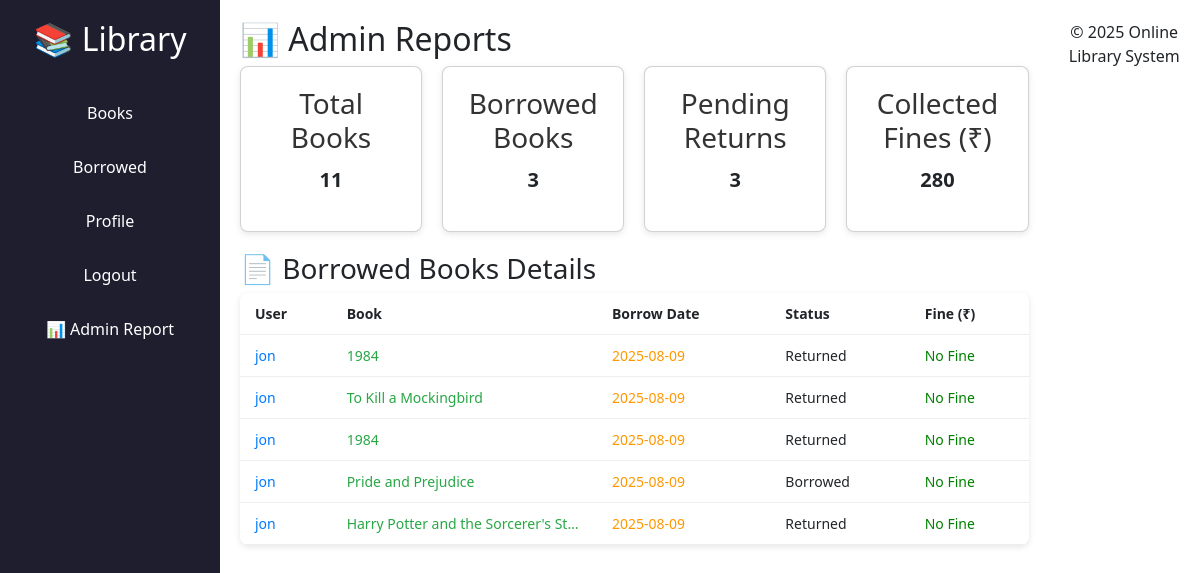
/index.php?controller=admin&action=report (signed in), run on the app's committed database.
### tables this page shows
CREATE TABLE IF NOT EXISTS `borrow_records` (
  `id` int NOT NULL AUTO_INCREMENT,
  `user_id` int DEFAULT NULL,
  `book_id` int DEFAULT NULL,
  `borrow_date` date DEFAULT NULL,
  `return_date` date DEFAULT NULL,
  `status` enum('borrowed','returned') DEFAULT 'borrowed',
  PRIMARY KEY (`id`),
  KEY `user_id` (`user_id`),
  KEY `book_id` (`book_id`)
);

CREATE TABLE IF NOT EXISTS `users` (
  `id` int NOT NULL AUTO_INCREMENT,
  `name` varchar(100) DEFAULT NULL,
  `email` varchar(100) DEFAULT NULL,
  `password` varchar(255) DEFAULT NULL,
  `role` enum('admin','user') DEFAULT 'user',
  PRIMARY KEY (`id`),
  UNIQUE KEY `email` (`email`)
);

CREATE TABLE IF NOT EXISTS `books` (
  `id` int NOT NULL AUTO_INCREMENT,
  `title` varchar(200) DEFAULT NULL,
  `author` varchar(100) DEFAULT NULL,
  `category` varchar(100) DEFAULT NULL,
  `available` int DEFAULT '1',
  PRIMARY KEY (`id`)
);

### controllers/AdminController.php (called while the page is built, shortened)
<?php
require_once 'models/Book.php';
require_once 'models/BorrowRecord.php';
class AdminController {
    public function report() {
        $book = new Book();
        $borrow = new BorrowRecord();
        $report = [
            'total_books'      => $book->countAll(),
            'borrowed_books'   => $borrow->countBorrowed(),
            'pending_returns'  => $borrow->countPendingReturns(),
            'total_fines'      => $borrow->calculateTotalFines(),
            'borrow_details'   => $borrow->allBorrowRecords()
        ];
        include 'views/admin/report.php';
    }
}
?>

### models/Book.php (called while the page is built, shortened)
<?php
require_once 'config/database.php';
class Book {
    private $conn;
    private $table = 'books';
    public function __construct() {
        $db = new Database();
        $this->conn = $db->connect();
    }
    public function countAll() {
    $stmt = $this->conn->query("SELECT COUNT(*) AS total FROM $this->table");
    return $stmt->fetch(PDO::FETCH_ASSOC)['total'];
    }
}
?>

### config/database.php (called while the page is built, shortened)
<?php
class Database {
    private $host = "localhost";
    private $db_name = "library_db";
    private $username = "root";
    private $password = "";
    public function connect() {
        $this->conn = null;
        try {
            $this->conn = new PDO("mysql:host={$this->host};dbname={$this->db_name}", $this->username, $this->password);
            $this->conn->setAttribute(PDO::ATTR_ERRMODE, PDO::ERRMODE_EXCEPTION);
        } catch (PDOException $e) {
            echo "Connection error: " . $e->getMessage();
        }
        return $this->conn;
    }
}
?>

### models/BorrowRecord.php (called while the page is built, shortened)
<?php
require_once 'config/database.php';
class BorrowRecord {
    private $conn;
    private $table = 'borrow_records';
    public function __construct() {
        $db = new Database();
        $this->conn = $db->connect();
    }
    public function countBorrowed() {
    $stmt = $this->conn->query("SELECT COUNT(*) AS total FROM $this->table WHERE status='borrowed'");
    return $stmt->fetch(PDO::FETCH_ASSOC)['total'];
    }
    public function countPendingReturns() {
        $stmt = $this->conn->query("SELECT COUNT(*) AS total FROM $this->table WHERE status='borrowed'");
        return $stmt->fetch(PDO::FETCH_ASSOC)['total'];
    }
    public function calculateTotalFines() {
        $stmt = $this->conn->query("
            SELECT SUM(
                CASE
                    WHEN status='returned' AND DATEDIFF(return_date, borrow_date) > 14
                        THEN (DATEDIFF(return_date, borrow_date)-14)*10
                    WHEN status='borrowed' AND DATEDIFF(CURDATE(), borrow_date) > 14
                        THEN (DATEDIFF(CURDATE(), borrow_date)-14)*10
                    ELSE 0
                END
            ) AS total_fine
            FROM $this->table
        ");
        return $stmt->fetch(PDO::FETCH_ASSOC)['total_fine'] ?? 0;
    }
    public function allBorrowRecords() {
        $stmt = $this->conn->query("
            SELECT br.*, b.title, u.name,
            CASE
                WHEN br.status='returned' AND DATEDIFF(return_date, borrow_date) > 14
                    THEN (DATEDIFF(return_date, borrow_date)-14)*10
                WHEN br.status='borrowed' AND DATEDIFF(CURDATE(), borrow_date) > 14
                    THEN (DATEDIFF(CURDATE(), borrow_date)-14)*10
                ELSE 0
            END AS fine
            FROM $this->table br
            JOIN books b ON br.book_id=b.id
            JOIN users u ON br.user_id=u.id
            ORDER BY br.borrow_date DESC
        ");
        return $stmt->fetchAll(PDO::FETCH_ASSOC);
    }
}
?>

### views/admin/report.php (the view)
<?php include 'views/templates/header.php'; ?>
<h2>📊 Admin Reports</h2>
<div class="report-cards">
    <div class="card">
        <h3>Total Books</h3>
        <p><?= $report['total_books'] ?></p>
    </div>
    <div class="card">
        <h3>Borrowed Books</h3>
        <p><?= $report['borrowed_books'] ?></p>
    </div>
    <div class="card">
        <h3>Pending Returns</h3>
        <p><?= $report['pending_returns'] ?></p>
    </div>
    <div class="card">
        <h3>Collected Fines (₹)</h3>
        <p><?= $report['total_fines'] ?></p>
    </div>
</div>
<h3>📄 Borrowed Books Details</h3>
<table>
    <tr>
        <th>User</th>
        <th>Book</th>
        <th>Borrow Date</th>
        <th>Status</th>
        <th>Fine (₹)</th>
    </tr>
    <?php foreach($report['borrow_details'] as $r): ?>
    <tr>
        <td><?= $r['name'] ?></td>
        <td><?= $r['title'] ?></td>
        <td><?= $r['borrow_date'] ?></td>
        <td><?= ucfirst($r['status']) ?></td>
        <td style="color:<?= $r['fine'] > 0 ? 'red' : 'green' ?>;">
            <?= $r['fine'] > 0 ? $r['fine'] : 'No Fine' ?>
        </td>
    </tr>
    <?php endforeach; ?>
</table>
<?php include 'views/templates/footer.php'; ?>

### assets/css/style.css (style rules this page uses)
body { margin:0; font-family: 'Segoe UI', sans-serif; display:flex; }
.report-cards { display: flex; gap: 20px; margin-bottom: 20px; }
.card { background: #fff; padding: 20px; flex: 1; text-align: center; border-radius: 8px; box-shadow: 0 2px 6px rgba(0,0,0,0.1); }
.card h3 { margin-bottom: 10px; color:#333; }
.card p { font-size: 20px; font-weight:bold; }
table tbody td:nth-child(1), table tbody td:nth-child(2), table tbody td:nth-child(3) { padding: 10px 15px; font-size: 14px; color: #222; font-weight: 500; white-space: nowrap; overflow: hidden; text-overflow: ellipsis; max-width: 180px; }
table tbody td:nth-child(1) { color: #007bff; }
table tbody td:nth-child(2) { color: #28a745; }
table tbody td:nth-child(3) { color: #ff9800; }
table { width: 100%; border-collapse: collapse; background: white; border-radius: 8px; overflow: hidden; box-shadow: 0 2px 6px rgba(0,0,0,0.1); }
table th, table td { padding: 10px 15px; font-size: 14px; border-bottom: 1px solid #eee; }

### data on the page
borrow_records: user.name "jon", book.title "1984", borrow_date "2025-08-09", status "Returned"
borrow_records: user.name "jon", book.title "To Kill a Mockingbird", borrow_date "2025-08-09", status "Returned"
borrow_records: user.name "jon", book.title "1984", borrow_date "2025-08-09", status "Returned"
borrow_records: user.name "jon", book.title "Pride and Prejudice", borrow_date "2025-08-09", status "Borrowed"
borrow_records: user.name "jon", book.title "Harry Potter and the Sorcerer's St…", borrow_date "2025-08-09", status "Returned"

### other printed values
$report['total_books'] "11"
$report['borrowed_books'] "3"
$report['pending_returns'] "3"
$report['total_fines'] "280"
